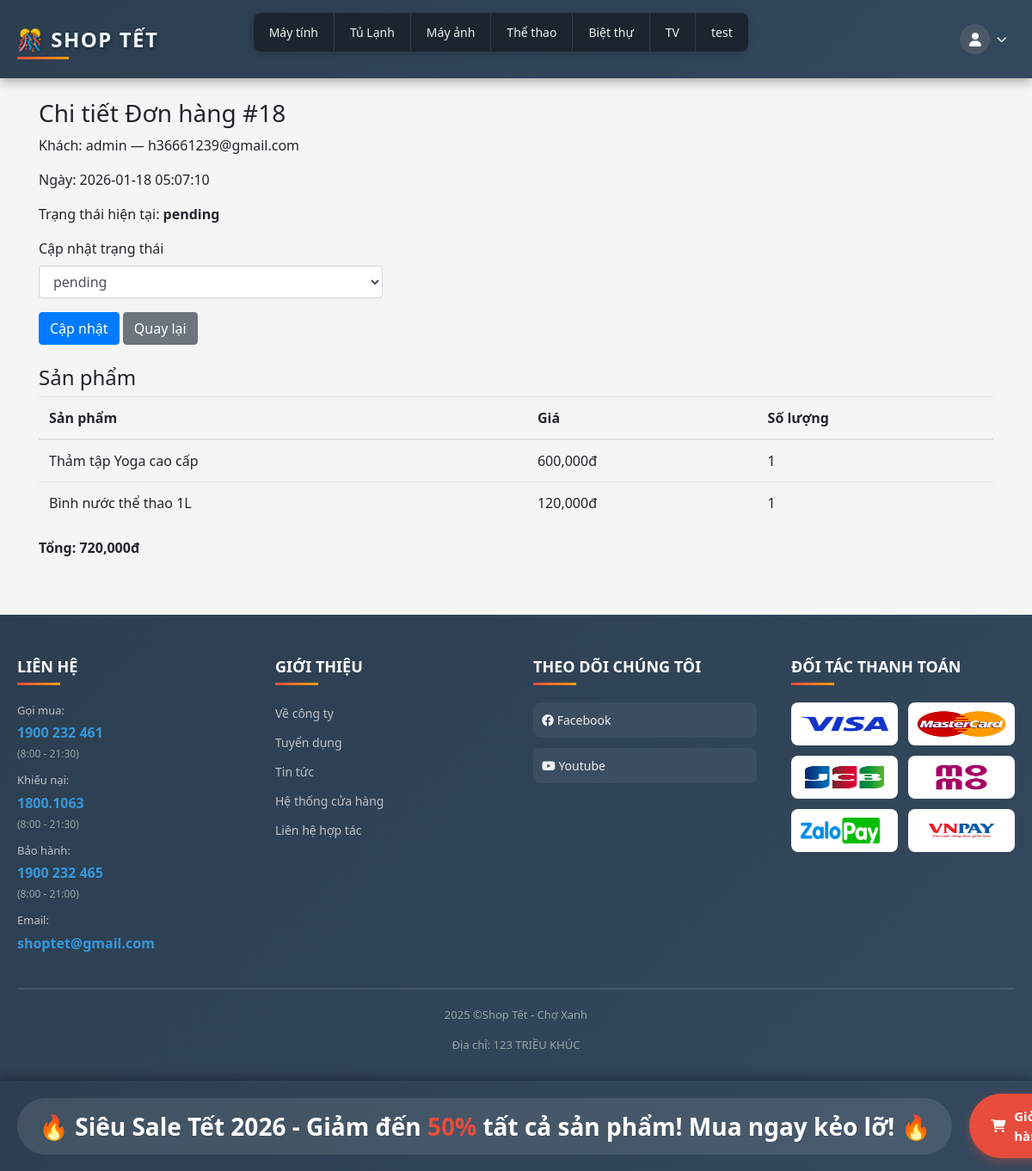
Screenshot of /index.php?page=order_view&id=18 (signed in) with the database file from the repository.
### tables this page shows
CREATE TABLE `categories` (
  `id` int(11) NOT NULL,
  `name` varchar(100) NOT NULL
);

CREATE TABLE `orders` (
  `id` int(11) NOT NULL,
  `user_id` int(11) DEFAULT NULL,
  `total_amount` decimal(12,2) DEFAULT NULL,
  `status` enum('pending','paid','shipping','completed','cancelled') DEFAULT 'pending',
  `created_at` datetime DEFAULT current_timestamp()
);

CREATE TABLE `users` (
  `id` int(11) NOT NULL,
  `username` varchar(50) NOT NULL,
  `password` varchar(255) NOT NULL,
  `email` varchar(100) DEFAULT NULL,
  `phone` varchar(15) DEFAULT NULL,
  `role` enum('admin','customer') DEFAULT 'customer'
);

CREATE TABLE `order_items` (
  `id` int(11) NOT NULL,
  `order_id` int(11) DEFAULT NULL,
  `product_id` int(11) DEFAULT NULL,
  `quantity` int(11) DEFAULT NULL,
  `price` decimal(12,2) DEFAULT NULL
);

CREATE TABLE `products` (
  `id` int(11) NOT NULL,
  `name` varchar(200) NOT NULL,
  `price` decimal(12,2) NOT NULL,
  `stock` int(11) DEFAULT 0,
  `description` text DEFAULT NULL,
  `image` varchar(255) DEFAULT NULL,
  `manufacturer_id` int(11) DEFAULT NULL,
  `category_id` int(11) DEFAULT NULL
);

### controllers/OrderController.php (called while the page is built, shortened)
<?php
require_once __DIR__ . '/../core/Controller.php';
class OrderController extends Controller {
    private $orderModel;
    public function __construct() {
        $this->orderModel = $this->model('OrderModel');
    }
    public function detail() {
        $id = $this->get('id', 0);
        $order = $this->orderModel->getOrderDetailWithUser($id);
        $this->view('order/detail', [
            'order' => $order
        ]);
    }
}
?>

### core/App.php (called while the page is built, shortened)
<?php
class App {
    protected $controller = 'HomeController';
    protected $method = 'index';
    protected $params = [];
    public function __construct() {
        $page = isset($_GET['page']) ? $_GET['page'] : 'home';
        if (isset($this->routes[$page])) {
            $this->controller = $this->routes[$page][0];
            $this->method = $this->routes[$page][1];
        } else {
            $this->controller = 'HomeController';
            $this->method = 'index';
        }
        $controllerFile = __DIR__ . '/../controllers/' . $this->controller . '.php';
        if (file_exists($controllerFile)) {
            $this->controller = new $this->controller();
        } else {
            require_once __DIR__ . '/../controllers/HomeController.php';
            $this->controller = new HomeController();
            $this->method = 'index';
        }
        call_user_func_array([$this->controller, $this->method], $this->params);
    }
}
?>

### core/Database.php (called while the page is built, shortened)
<?php
class Database {
    private static $instance = null;
    private $conn;
    private $host = "localhost";
    private $username = "root";
    private $password = "";
    private $database = "nhom";
    private function __construct() {
        $this->conn = new mysqli($this->host, $this->username, $this->password, $this->database);
        $this->conn->set_charset("utf8");
    }
    public static function getInstance() {
        if (self::$instance === null) {
            self::$instance = new self();
        }
        return self::$instance;
    }
    public function getConnection() {
        return $this->conn;
    }
}
?>

### core/Model.php (called while the page is built, shortened)
<?php
class Model {
    public function __construct() {
        $this->db = Database::getInstance();
        $this->conn = $this->db->getConnection();
    }
}
?>

### models/OrderModel.php (called while the page is built, shortened)
<?php
require_once __DIR__ . '/../core/Model.php';
class OrderModel extends Model {
    public function getOrderDetailWithUser($orderId) {
        $orderId = intval($orderId);
        $sql = "SELECT o.*, u.username, u.email
                FROM orders o
                LEFT JOIN users u ON u.id = o.user_id
                WHERE o.id = {$orderId}
                LIMIT 1";
        $result = $this->conn->query($sql);
        $order = $result->fetch_assoc();
        $sql = "SELECT oi.*, p.name
                FROM order_items oi
                LEFT JOIN products p ON p.id = oi.product_id
                WHERE oi.order_id = {$orderId}";
        $result = $this->conn->query($sql);
        $items = [];
        if ($result) {
            while ($row = $result->fetch_assoc()) {
                $items[] = $row;
            }
        }
        $order['items'] = $items;
        return $order;
    }
}
?>

### views/order/detail.php (the view)
<div class="container mt-4">
    <h3>Chi tiết Đơn hàng #<?php echo $order['id']; ?></h3>
    <p>Khách: <?php echo htmlspecialchars($order['username'] ?? 'Khách'); ?> — <?php echo htmlspecialchars($order['email'] ?? ''); ?></p>
    <p>Ngày: <?php echo htmlspecialchars($order['created_at']); ?></p>
    <p>Trạng thái hiện tại: <strong><?php echo htmlspecialchars($order['status']); ?></strong></p>
    <form method="post" style="max-width:400px;">
        <div class="form-group">
            <label for="status">Cập nhật trạng thái</label>
            <select name="status" id="status" class="form-control">
                <?php foreach (['pending','paid','shipping','completed','cancelled'] as $s): ?>
                    <option value="<?php echo $s; ?>" <?php echo ($order['status']==$s)?'selected':''; ?>><?php echo $s; ?></option>
                <?php endforeach; ?>
            </select>
        </div>
        <button class="btn btn-primary">Cập nhật</button>
        <a href="index.php?page=admin_orders" class="btn btn-secondary">Quay lại</a>
    </form>
    <h4 class="mt-4">Sản phẩm</h4>
    <?php if (count($order['items']) > 0): ?>
        <table class="table">
            <thead><tr><th>Sản phẩm</th><th>Giá</th><th>Số lượng</th></tr></thead>
            <tbody>
                <?php foreach ($order['items'] as $it): ?>
                    <tr>
                        <td><?php echo htmlspecialchars($it['name']); ?></td>
                        <td><?php echo number_format($it['price'],0); ?>đ</td>
                        <td><?php echo intval($it['quantity']); ?></td>
                    </tr>
                <?php endforeach; ?>
            </tbody>
        </table>
    <?php else: ?>
        <p>Không có sản phẩm.</p>
    <?php endif; ?>
    <p class="mt-3"><strong>Tổng: <?php echo number_format($order['total_amount'],0); ?>đ</strong></p>
</div>

### partials/head.php (shortened to what this page needs)
<?php
$isLoggedIn = false;
if (class_exists('Database')) {
    $db = Database::getInstance();
    $conn = $db->getConnection();
} else {
    require_once __DIR__ . '/../config/db.php';
}
$sql = "SELECT id, name FROM categories";
$result = $conn->query($sql);
$headerCategories = [];
if ($result) {
    while ($row = $result->fetch_assoc()) {
        $headerCategories[] = $row;
    }
}
if (isset($_SESSION['user_id'])) {
    $isLoggedIn = true;
}
?>
<!DOCTYPE html>
<html lang="vi">
<head>
    <link rel="stylesheet" href="https://stackpath.bootstrapcdn.com/bootstrap/4.5.2/css/bootstrap.min.css">
    <link rel="stylesheet" href="https://cdnjs.cloudflare.com/ajax/libs/font-awesome/6.0.0-beta3/css/all.min.css">
    <link rel="stylesheet" href="css/head.css">
    <link rel="stylesheet" href="css/product.css">
    <link rel="stylesheet" href="css/auth.css">
    <link rel="stylesheet" href="css/profile.css">
</head>
<body>
    <header>
        <div class="header-container">
            <div class="header-top">
                <a href="index.php" class="logo-link" style="color: aliceblue !important; text-decoration: none !important;">
                    <div class="logo" style="color: inherit; text-decoration: none;">🎊 Shop Tết</div>
                </a>
                <ul class="menu">
                    <?php
                    $visibleCount = 8;
                    $totalCategories = count($headerCategories);
                    for ($i = 0; $i < min($visibleCount, $totalCategories); $i++):
                        $cat = $headerCategories[$i];
                        ?>
                        <li>
                            <a href="index.php?page=category&id=<?= $cat['id'] ?>">
                                <?= htmlspecialchars($cat['name']) ?>
                            </a>
                        </li>
                    <?php endfor; ?>
                </ul>
                <?php if ($isLoggedIn): ?>
                    <div class="user-menu-container">
                        <div class="user-avatar-wrapper" id="userAvatar">
                            <div class="user-avatar">
                                <i class="fa-solid fa-user"></i>
                            </div>
                            <i class="fas fa-chevron-down caret-icon"></i>
                        </div>
                    </div>
                <?php endif; ?>
            </div>
        </div>
    </header>
    <div class="bottom-bar">
        <div class="bottom-container">
            <div class="ads-section">
                <div class="ads-text">
                    <span>🔥 Siêu Sale Tết 2026 - Giảm đến <b>50%</b> tất cả sản phẩm! Mua ngay kẻo lỡ! 🔥</span>
                </div>
            </div>
            <a href="index.php?page=cart" class="cart-button"><i class="fa-solid fa-cart-shopping"></i>Giỏ hàng</a>
        </div>
    </div>

### css/head.css (style rules this page uses)
* { margin: 0; padding: 0; box-sizing: border-box; }
html { height: 100%; }
body { font-family: 'Segoe UI', Tahoma, Geneva, Verdana, sans-serif; background-color: #f5f5f5; display: flex; flex-direction: column; min-height: 100vh; padding-bottom: 100px; }
header { background: linear-gradient(135deg, #2c3e50 0%, #34495e 100%); box-shadow: 0 4px 12px rgba(0, 0, 0, 0.3); position: sticky; top: 0; z-index: 1000; }
.header-container { max-width: 1200px; margin: 0 auto; padding: 0 20px; }
.header-top { display: flex; justify-content: space-between; align-items: center; padding: 15px 0; }
.logo { font-size: 24px; font-weight: bold; color: #fff; text-transform: uppercase; letter-spacing: 1.5px; text-shadow: 2px 2px 4px rgba(0, 0, 0, 0.3); position: relative; white-space: nowrap; }
.logo::after { content: ''; position: absolute; bottom: -5px; left: 0; width: 60px; height: 3px; background: linear-gradient(90deg, #e74c3c, #f39c12); }
.menu { list-style: none; display: flex; gap: 0; background-color: #1a252f; border-radius: 8px; overflow: hidden; box-shadow: 0 2px 8px rgba(0, 0, 0, 0.2); position: relative; }
.menu li { position: relative; }
.menu li a { display: block; padding: 12px 18px; color: #ecf0f1; text-decoration: none; font-size: 14px; font-weight: 500; transition: all 0.3s ease; position: relative; overflow: hidden; white-space: nowrap; }
.menu li a::before { content: ''; position: absolute; top: 0; left: -100%; width: 100%; height: 100%; background: linear-gradient(90deg, transparent, rgba(255, 255, 255, 0.1), transparent); transition: left 0.5s ease; }
.menu li a::after { content: ''; position: absolute; bottom: 0; left: 50%; width: 0; height: 3px; background: linear-gradient(90deg, #f39c12, #e74c3c); transition: all 0.3s ease; transform: translateX(-50%); }
.menu li:not(:last-child) a { border-right: 1px solid rgba(255, 255, 255, 0.1); }
.bottom-bar { position: fixed; bottom: 0; left: 0; right: 0; background: linear-gradient(135deg, #2c3e50 0%, #34495e 100%); box-shadow: 0 -4px 12px rgba(0, 0, 0, 0.3); z-index: 1000; padding: 15px 0; }
.bottom-container { max-width: 1200px; margin: 0 auto; padding: 0 20px; display: flex; align-items: center; justify-content: space-between; gap: 20px; }
.ads-section { flex: 1; display: flex; align-items: center; justify-content: space-between; background: rgba(255, 255, 255, 0.1); padding: 12px 25px; border-radius: 50px; gap: 20px; }
.ads-text { color: #fff; font-size: 16px; font-weight: 600; white-space: nowrap; }
.ads-text span { font-size: 28px; }
.ads-text b { color: #e74c3c; }
.cart-button { position: relative; background: #e74c3c; padding: 15px 25px; border-radius: 50px; display: flex; align-items: center; gap: 10px; color: #fff; text-decoration: none; font-weight: 600; font-size: 15px; transition: all 0.3s ease; box-shadow: 0 4px 12px rgba(231, 76, 60, 0.4); }
.logo-link { text-decoration: none; color: inherit; }

### css/profile.css (style rules this page uses)
.user-menu-container { position: relative; display: flex; align-items: center; width: 200px; justify-content: flex-end; }
.user-avatar-wrapper { display: flex; align-items: center; gap: 8px; cursor: pointer; padding: 5px 10px; border-radius: 50px; transition: background 0.2s; }
.user-avatar { width: 35px; height: 35px; background-color: #4b5966; color: white; border-radius: 50%; display: flex; align-items: center; justify-content: center; font-size: 16px; }
.caret-icon { color: #ecf0f1; font-size: 12px; }

### rows the page displays
categories: name "Máy tính"
categories: name "Tủ Lạnh"
categories: name "Máy ảnh"
categories: name "Thể thao"
categories: name "Biệt thự"
categories: name "TV"
categories: name "test"
orders: id "18", user.username "admin", user.email "h36661239@gmail.com", created_at "2026-01-18 05:07:10", status "pending", total_amount "720,000"
order_items: product.name "Thảm tập Yoga cao cấp", price "600,000", quantity "1"
order_items: product.name "Bình nước thể thao 1L", price "120,000", quantity "1"
